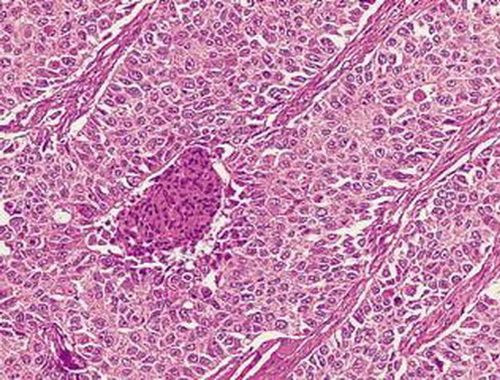
#> input picture images/Cancer.jpg, 500 x 380 px, found by its file name
$ jupyter execute Exercise_4_Solution.ipynb   (shell and % lines are left out)
#> lines starting #> are read from the running program, lines starting #| are printed output that depends on the picture
[cell 1]
from scipy import ndimage
import scipy
import numpy as np
import matplotlib.image as mpimg
from matplotlib import pyplot as plt
import matplotlib

## Loading an Image

We will use the matplotlib.image library for loading the image from our computer.

[cell 2]
# Load an image
image = mpimg.imread("Cancer.jpg")
#> image is the input picture: shape (380, 500, 3); mean R, G, B 196.1, 134.9, 173.2

# Display the loaded image
plt.figure(figsize=(10,10))
plt.imshow(image)
plt.show()

## Display the Red, Blue and Green channel separately

As you saw in the lecture, a coloured image is made of red, green and blue channels. Let us view each channel separately for the loaded image.

# Homework 1
copy and paste this cell to moodle

[cell 3]
######## Homework 1 ############

b = image.copy()
# set green and red channels to 0
b[:, :, 0] = 0
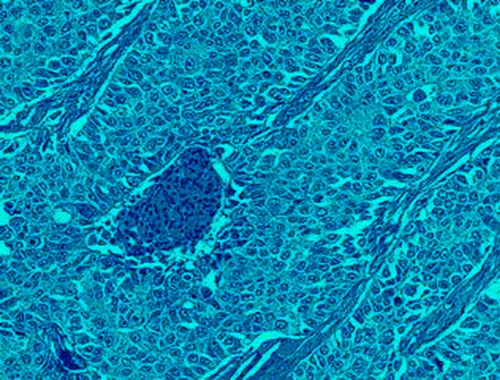
#> b: shape (380, 500, 3); mean R, G, B 0, 134.9, 173.2
b[:, :, 1] = 0
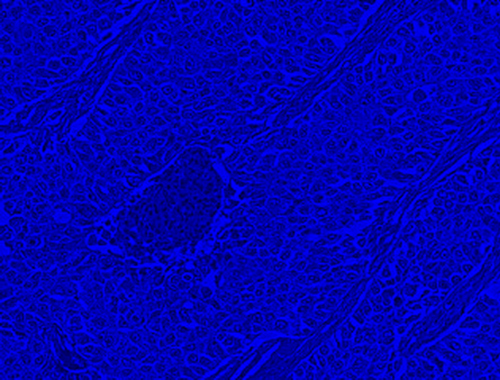
#> b: shape (380, 500, 3); mean R, G, B 0, 0, 173.2

# do for green
g = image.copy()
# task: set blue and red channels to 0
g[:, :, 0] = 0
g[:, :, 2] = 0
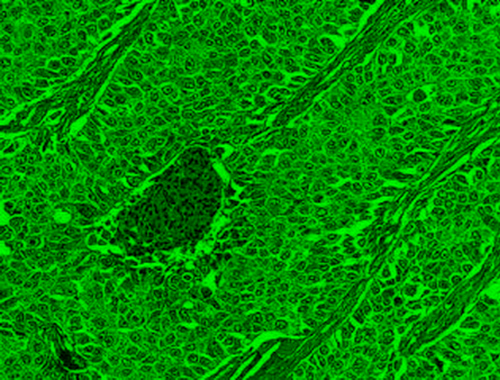
#> g: shape (380, 500, 3); mean R, G, B 0, 134.9, 0

# do for red
r = image.copy()
# task: set blue and green channels to 0
r[:, :, 1] = 0
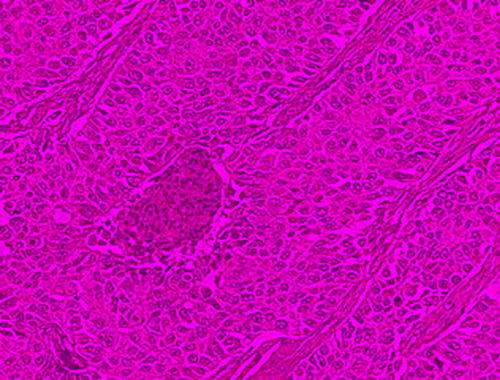
#> r: shape (380, 500, 3); mean R, G, B 196.1, 0, 173.2
r[:, :, 2] = 0
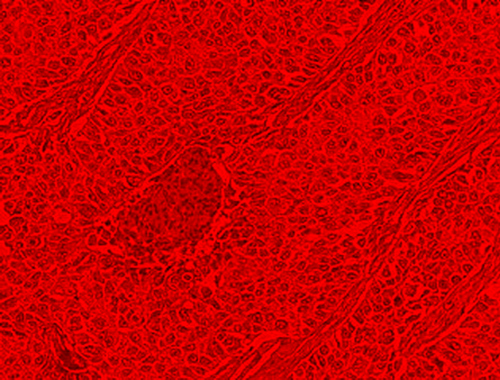
#> r: shape (380, 500, 3); mean R, G, B 196.1, 0, 0

# Red channel
plt.figure(figsize=(10,10))
plt.imshow(r)
plt.show()
# task: visualize only the red channel

# Green channel
plt.figure(figsize=(10,10))
plt.imshow(g)
plt.show()
# task: visualize only the green channel

# Blue channel
plt.figure(figsize=(10,10))
plt.imshow(b)
plt.show()

Let us also see how the image would look in grayscale.

[cell 4]
def rgb2gray(rgb):
    return np.dot(rgb[...,:3], [0.2989, 0.5870, 0.1140])
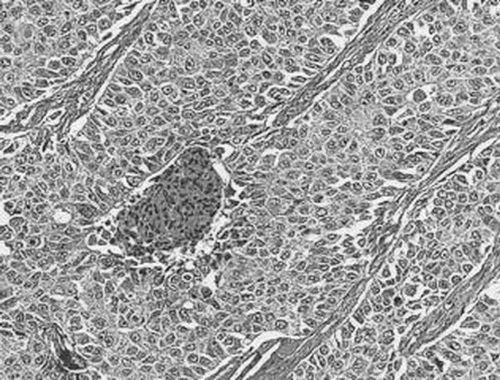
#> returned value: shape (380, 500) float64; min 14.08, max 254.7, mean 157.6

gray_cancer = rgb2gray(image)
plt.figure(figsize=(10,10))
plt.imshow(gray_cancer, cmap='gray')
plt.show()

## Sobel Filter

The Sobel filter is used in image processing and computer vision, particularly within edge detection algorithms where it creates an image emphasising edges.

[cell 5]
# apply convolution operation
def convolve_Img(img, fi):
    return ndimage.correlate(img, fi, mode='constant', cval=1.0)
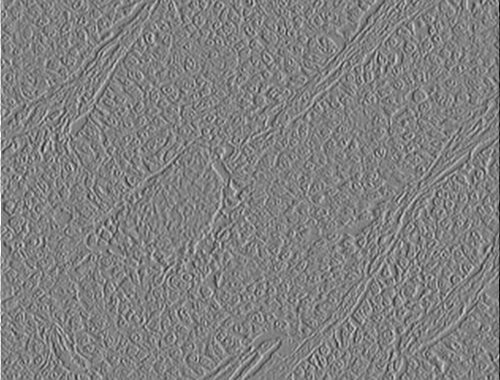
#> returned value: shape (380, 500) float64; min -984.4, max 964.6, mean 0; drawn with min black and max white

# Horizontal edge detection
def grad_x(img):
    Kx = np.array([[-1, 0, 1],
                   [-2, 0, 2],
                   [-1, 0, 1]])

    return convolve_Img(img, Kx)

# Vertical edge detection
def grad_y(img):
    Ky = np.array([[1, 2, 1],
                   [0, 0, 0],
                   [-1, -2, -1]])

    return convolve_Img(img, Ky)
#> in convolve_Img (call 2), `return ndimage.correlate(img, fi, mode='constant', cval=1.0)`:
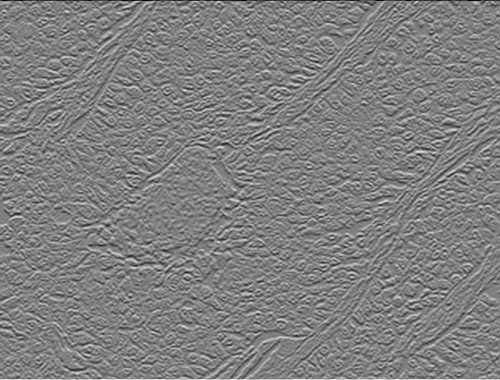
#> returned value: shape (380, 500) float64; min -980.1, max 970.9, mean 0; drawn with min black and max white


def sobel_filter(img):
    img = rgb2gray(img)
    img = np.array(img)

    # horizontal
    x_img = grad_x(img)

    # vertical
    y_img = grad_y(img)

    # combine
    sob = np.hypot(x_img, y_img)
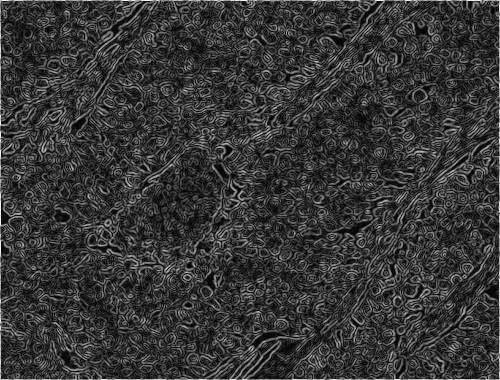
#> sob: shape (380, 500) float64; min 0.0651, max 984.4, mean 215.5; drawn with min black and max white

    return sob

[cell 6]
sobel_image = sobel_filter(image)
plt.figure(figsize=(10,10))
plt.imshow(sobel_image, cmap='gray')
plt.show()

## Blurring and De-blurring

We can also use filters to blur and deblur an image.

## Homwork 2
Copy and paste this cell to moodle

[cell 7]
# Blurring Image

# complete the blur filter here
blur_filter = [[1/9, 1/9, 1/9],
               [1/9, 1/9, 1/9],
               [1/9, 1/9, 1/9],]

def blurring(image, degree=3):
    '''
    image: input image
    degree: how much blurring you want / Hint: repeat operation degree times
    '''
#> called with degree = 10
    # some preprocessing
    image = rgb2gray(image)
    image = np.array(image)

    blurred_image = image

    for i in range(degree):
      convolve_Img(image, blur_filter)

    return blurred_image

blurredImg = blurring(image, degree=10)
fig, (ax1, ax2) = plt.subplots(1, 2, figsize=(20,20))

# display original image in grayscale
gray_cancer = rgb2gray(image)
ax1.imshow(gray_cancer, cmap='gray')

# display blurred image
ax2.imshow(blurredImg, cmap='gray')
plt.show()

## Homwork 3
Copy and paste this cell to moodle

[cell 8]
# De-blurring Image
imgBlurred = blurredImg

# write deblur or sharpness filter
deblur_filter = [[-1, -1, -1],
               [-1, 9, -1],
               [-1, -1, -1],]

def deblurring(image, degree=3):
    '''
    image: input blurred image
    degree: how much deblurring you want / Hint: repeat operation degree times
    '''
#> called with degree = 2

    deblurred_image = image

    for i in range(degree):
      convolve_Img(image, deblur_filter)

    return deblurred_image

deblurredImg = deblurring(imgBlurred, degree=2)
fig, (ax1, ax2) = plt.subplots(1, 2, figsize=(20,20))

# display the blurred image
ax1.imshow(imgBlurred, cmap='gray')

# display deblurred image
ax2.imshow(deblurredImg, cmap='gray')
plt.show()

$ run again, with images/cat.jpg copied over images/Cancer.jpg
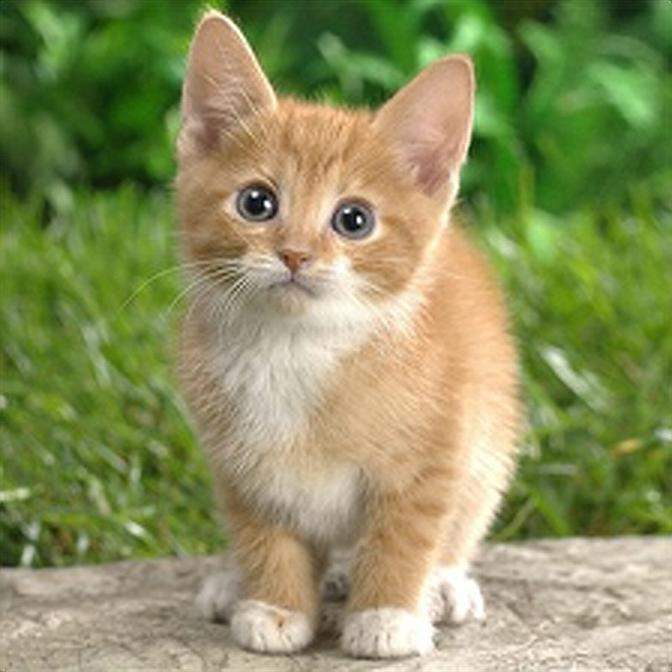
#> input picture images/cat.jpg, 672 x 672 px, found by its file name
#> image is the input picture: shape (672, 672, 3); mean R, G, B 138.4, 144.4, 94.3
#> in convolve_Img (call 2), `return ndimage.correlate(img, fi, mode='constant', cval=1.0)`:
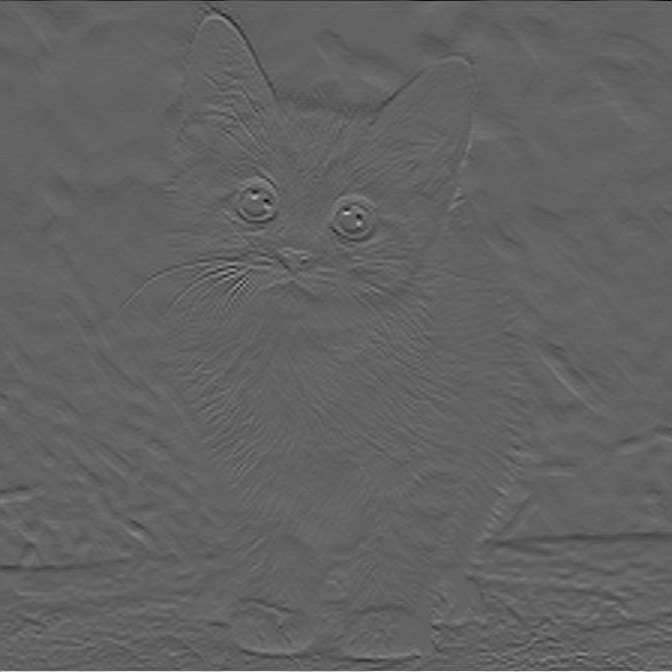
#> returned value: shape (672, 672) float64; min -627.9, max 987.2, mean -0.7; drawn with min black and max white
#> in sobel_filter, `sob = np.hypot(x_img, y_img)`:
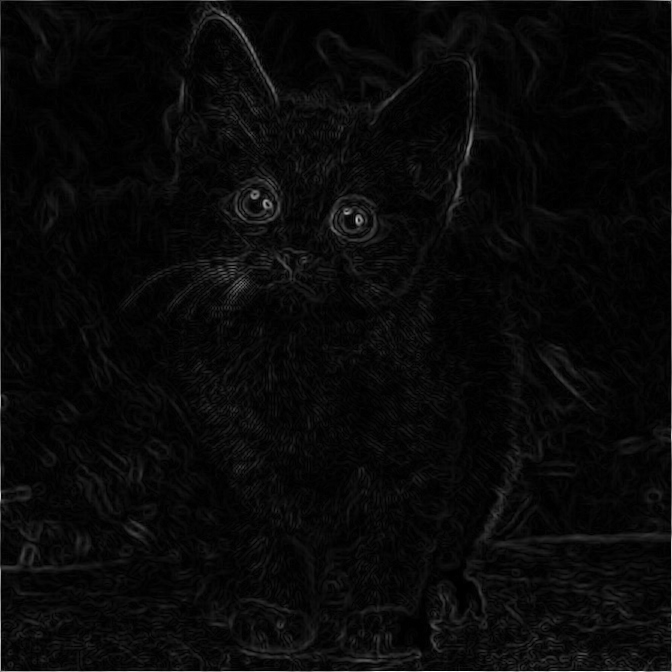
#> sob: shape (672, 672) float64; min 0, max 987.2, mean 37.1; drawn with min black and max white

$ run again, with images/cat2.jpg copied over images/Cancer.jpg
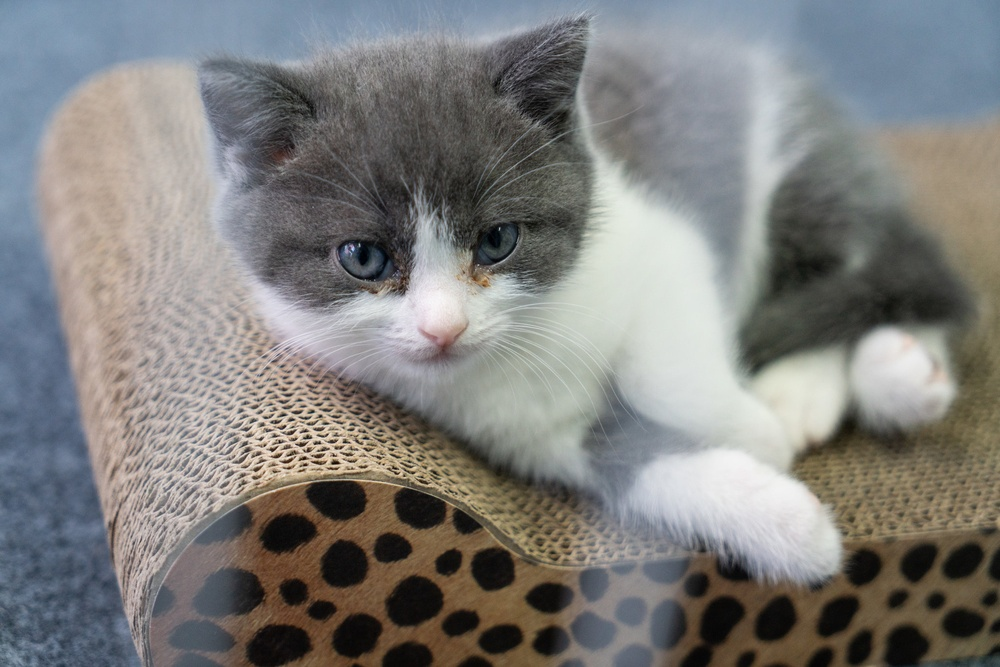
#> input picture images/cat2.jpg, 1000 x 667 px, shrunk from 2048 x 1366 before the run, found by its file name
#> image is the input picture: shape (667, 1000, 3); mean R, G, B 127.4, 126.9, 124.9
#> in convolve_Img (call 2), `return ndimage.correlate(img, fi, mode='constant', cval=1.0)`:
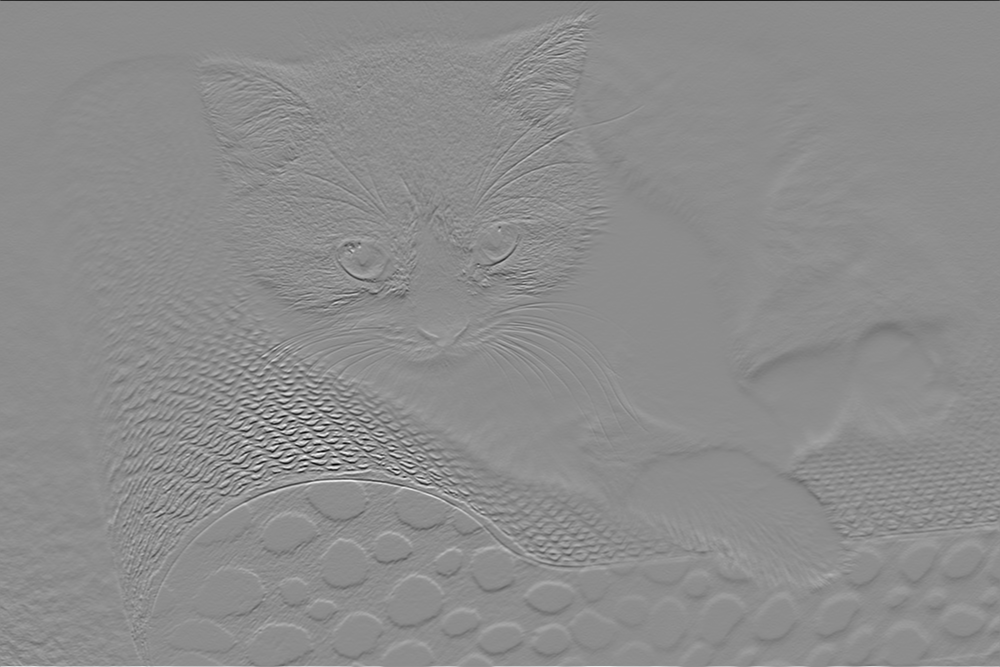
#> returned value: shape (667, 1000) float64; min -796.2, max 646.4, mean 0.4; drawn with min black and max white
#> in sobel_filter, `sob = np.hypot(x_img, y_img)`:
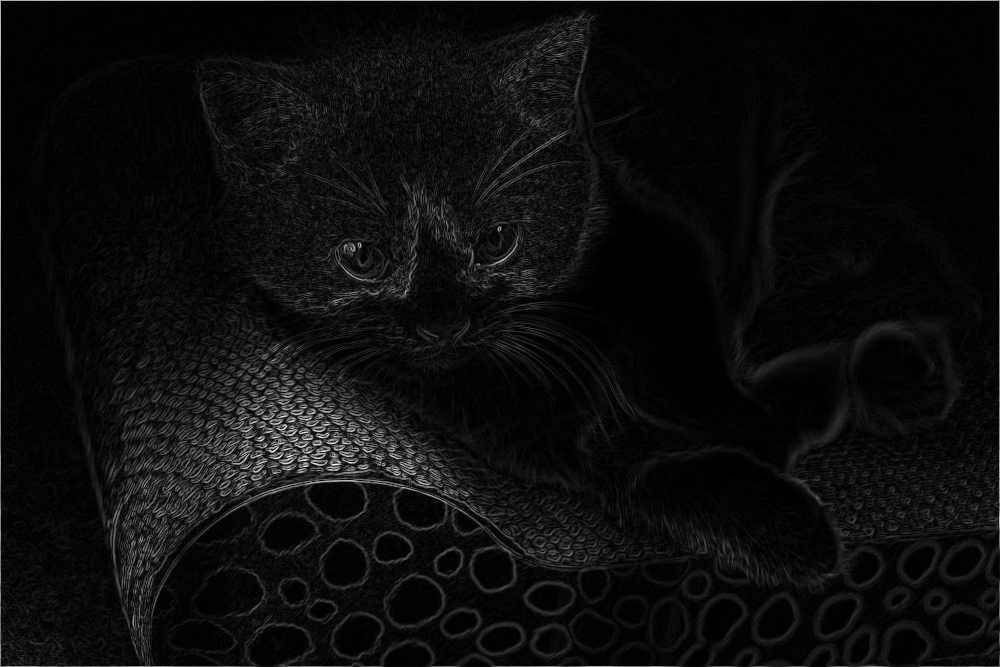
#> sob: shape (667, 1000) float64; min 0, max 797.5, mean 42.5; drawn with min black and max white
